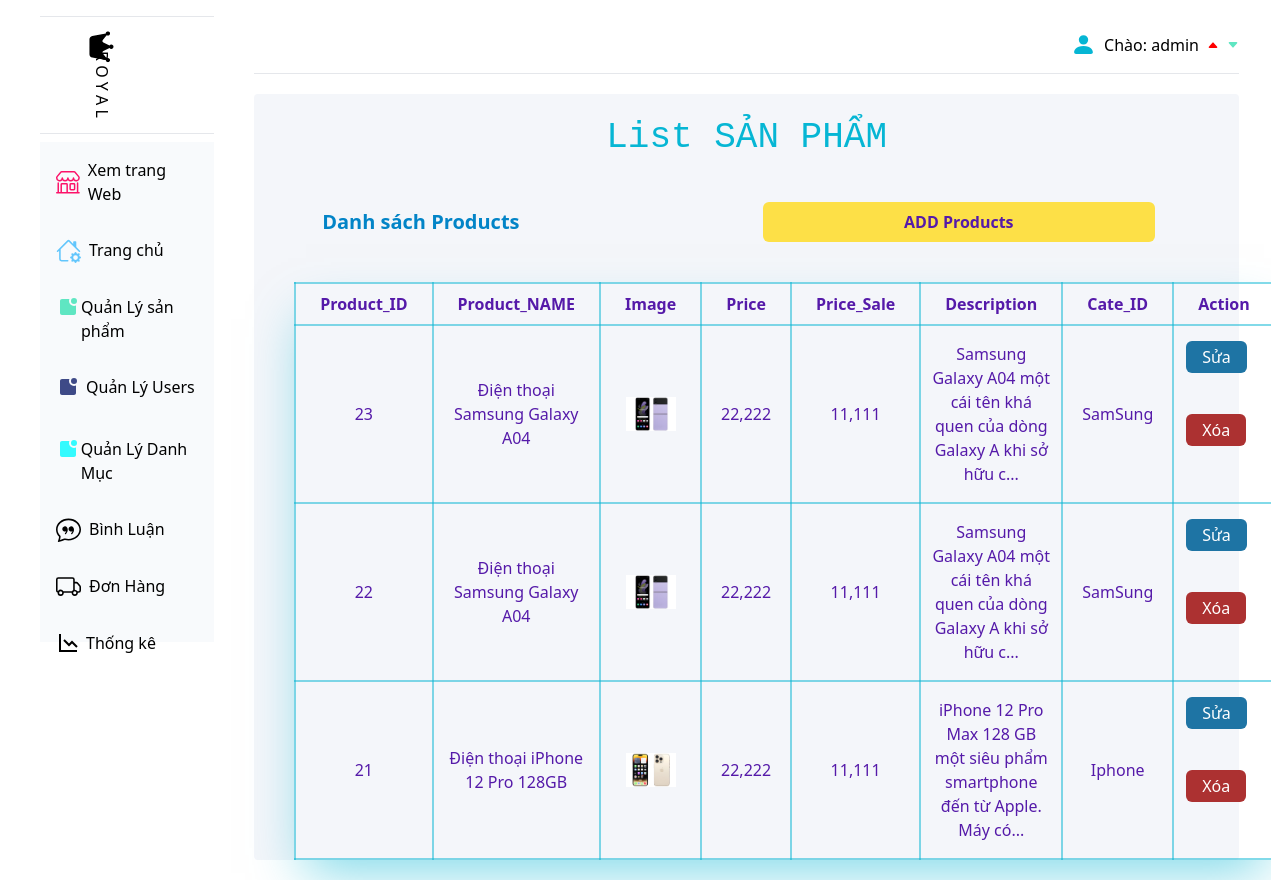
Page /admin/index.php?act=listsp (signed in) on the committed database.
### tables this page shows
CREATE TABLE `product` (
  `id` int(11) NOT NULL,
  `id_categories` int(11) DEFAULT NULL,
  `product_name` varchar(255) DEFAULT NULL,
  `product_price` varchar(255) DEFAULT NULL,
  `product_price_sale` varchar(255) DEFAULT NULL,
  `description` text DEFAULT NULL,
  `origin` varchar(255) DEFAULT NULL,
  `image` varchar(255) DEFAULT NULL,
  `image2` varchar(255) DEFAULT NULL,
  `image3` varchar(255) DEFAULT NULL,
  `view` int(11) DEFAULT NULL
);

CREATE TABLE `categories` (
  `id` int(11) NOT NULL,
  `categories_name` varchar(255) DEFAULT NULL,
  `image` varchar(255) DEFAULT NULL
);

### guest/pdo.php (called while the page is built, shortened)
<?php
function pdo_get_connection()
{
    $dburl = "mysql:host=localhost;dbname=duan1;charset=utf8";
    $username = 'root';
    $password = '';
    $conn = new PDO($dburl, $username, $password);
    $conn->setAttribute(PDO::ATTR_ERRMODE, PDO::ERRMODE_EXCEPTION);
    return $conn;
}
function pdo_query($sql)
{
    $sql_args = array_slice(func_get_args(), 1);
    try {
        $conn = pdo_get_connection();
        $stmt = $conn->prepare($sql);
        $stmt->execute($sql_args);
        $rows = $stmt->fetchAll();
        return $rows;
    } catch (PDOException $e) {
        throw $e;
    } finally {
        unset($conn);
    }
}
function pdo_query_one($sql)
{
    $sql_args = array_slice(func_get_args(), 1);
    try {
        $conn = pdo_get_connection();
        $stmt = $conn->prepare($sql);
        $stmt->execute($sql_args);
        $row = $stmt->fetch(PDO::FETCH_ASSOC);
        return $row;
    } catch (PDOException $e) {
        throw $e;
    } finally {
        unset($conn);
    }
}

### guest/product.php (called while the page is built, shortened)
<?php
require_once "pdo.php";
function lay_tat_ca_san_pham_admin()
{
    $sql = "SELECT * FROM product ORDER BY id DESC";
    $ds_san_pham = pdo_query($sql);
    return $ds_san_pham;
}

### guest/category.php (called while the page is built, shortened)
<?php
require_once "pdo.php";
function lay_danh_muc_theo_ma($id)
{
    $sql = "SELECT * FROM categories WHERE id = $id";
    $danh_muc = pdo_query_one($sql);
    return $danh_muc;
}

### admin/san_pham/listsp.php (the view)
<div class="home mt-5 mr-8 bg-[#F4F6FA] h-auto rounded px-10">
    <h1 class="text-center text-cyan-500 py-6  text-4xl " style="font-family: 'Courier New', Courier, monospace">List SẢN PHẨM</h1>
    <div class="justify-between grid grid-cols-2 items-center px-7 mx-auto">
        <h1 class="text-[20px] font-semibold text-sky-600 my-5">Danh sách Products</h1>
        <a href="index.php?act=them_san_pham" class=" bg-yellow-300 text-center  py-2 px-2 rounded-md hover:bg-[#BAAACE] hover:text-white mx-4 font-semibold text-[#551AA9] my-5">ADD
            Products</a>
    </div>
    <table class="table shadow-2xl shadow-cyan-500/50 mx-auto border-2 border-cyan-500/50mx-auto my-5">
        <tr class="border-2 border-cyan-500/50  text-[#551AA9] ">
            <th class="border-2 border-cyan-500/50  px-6 py-2">Product_ID</th>
            <th class="border-2 border-cyan-500/50 px-6 py-2">Product_NAME</th>
            <th class="border-2 border-cyan-500/50 px-6 py-2">Image</th>
            <th class="border-2 border-cyan-500/50 px-6 py-2">Price</th>
            <th class="border-2 border-cyan-500/50 px-6 py-2">Price_Sale</th>
            <th class="border-2 border-cyan-500/50 px-6 py-2">Description</th>
            <th class="border-2 border-cyan-500/50 px-6 py-2">Cate_ID</th>
            <th class="border-2 border-cyan-500/50 px-6 py-2">
                Action
            </th>
        </tr>
        <?php
        foreach ($ds_san_pham as $dssp) {
            extract($dssp);
            $suasp = "index.php?act=sua_san_pham&id=" . $id;
            $xoasp = "index.php?act=xoa_san_pham&id=" . $id;
            $image2 = "../upload/" . $image2;
            $cate = lay_danh_muc_theo_ma($id_categories);
        ?>
            <tr class="text-[#551AA9] ">
                <td class="border-2 border-cyan-500/50 py-4 px-2 text-center">
                    <?= $id ?>
                </td>
                <td class="border-2 hover:underline border-cyan-500/50 py-4 px-2 text-center"><a href="chitietsp.php">
                        <?= $product_name ?>
                    </a></td>
                <td class="border-2 border-cyan-500/50 py-2 px-2 text-center ">
                    <img src="<?= $image2 ?>" alt="" width="50px" class="text-center inline-block">
                </td>
                <td class="border-2 border-cyan-500/50 py-4 px-2 text-center">
                    <?= number_format($product_price) ?>
                </td>
                <td class="border-2 border-cyan-500/50 py-4 px-2 text-center">
                    <?= number_format($product_price_sale) ?>
                </td>
               <td class="border-2 border-cyan-500/50 py-4 px-2 text-center">
    <?php
        if (isset($description)) {
            if (mb_strlen($description) > 70) {
                $shortDescription = mb_substr($description, 0, 70) . '...';
                echo htmlspecialchars($shortDescription, ENT_QUOTES);
            } else {
                echo htmlspecialchars($description, ENT_QUOTES);
            }
        }
    ?>
</td>
                <td class="border-2 border-cyan-500/50 py-4 px-2 text-center">
                    <?= $cate['categories_name'] ?>
                </td>
                <td class="border-2 border-cyan-500/50 relative py-4 px-2 text-center">
                    <a class="py-1 absolute top-[15px] left-1 px-4 bg-[#1E74A4] hover:bg-[#BAAACE] hover:text-white text-white rounded-md mx-2" href="<?= $suasp ?>">Sửa</a>
                    <a onclick="return confirm('Bạn có muốn xóa không')" class="text-white absolute left-1 hover:bg-[#BAAACE] hover:text-white bg-[#AC3131] py-1 px-4 rounded-md mx-2" href="<?= $xoasp ?>">Xóa</a>
                </td>
            </tr>
        <?php
        }
        ?>
    </table>
</div>
</div>
</body>
</html>

### rows in the picture
product: id "23", product_name "Điện thoại Samsung Galaxy A04", product_price "22,222", product_price_sale "11,111", description "Samsung Galaxy A04 một cái tên khá quen của dòng Galaxy A khi sở hữu c...", id_categories.categories_name "SamSung"
product: id "22", product_name "Điện thoại Samsung Galaxy A04", product_price "22,222", product_price_sale "11,111", description "Samsung Galaxy A04 một cái tên khá quen của dòng Galaxy A khi sở hữu c...", id_categories.categories_name "SamSung"
product: id "21", product_name "Điện thoại iPhone 12 Pro 128GB", shows a picture, product_price "22,222", product_price_sale "11,111", description "iPhone 12 Pro Max 128 GB một siêu phẩm smartphone đến từ Apple. Máy có...", id_categories.categories_name "Iphone"

### other values in the picture
$_SESSION['dangky'] "admin"
